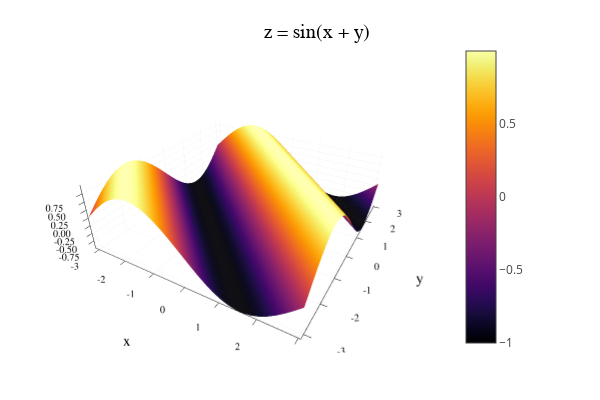

The notebook cell saved with this chart:
### Code cell
# 3D曲面
x = -π:0.2:π
y = -π:0.2:π
z = [sin(xi + yi) for xi in x, yi in y]

surface(x, y, z, 
        title="z = sin(x + y)",
        xlabel="x",
        ylabel="y",
        zlabel="z")

### Figure 1 — Plotly figure (JSON) as saved in the notebook; plotly's stock layout.template omitted (floating-point values rounded to 4 significant figures; data arrays with more than 128 entries replaced by an {"elided": "..."} marker saying what was removed)
{"data": [{"colorbar": {"len": 0.8657, "title": "", "x": 0.7605, "y": 0.5087}, "colorscale": {"elided": "256x2 mixed values"}, "name": "y1", "opacity": null, "scene": "scene", "showlegend": false, "showscale": true, "type": "surface", "x": [-3.142, -2.942, -2.742, -2.542, -2.342, -2.142, -1.942, -1.742, -1.542, -1.342, -1.142, -0.9416, -0.7416, -0.5416, -0.3416, -0.1416, 0.05841, 0.2584, 0.4584, 0.6584, 0.8584, 1.058, 1.258, 1.458, 1.658, 1.858, 2.058, 2.258, 2.458, 2.658, 2.858, 3.058], "xaxis": "x", "y": [-3.142, -2.942, -2.742, -2.542, -2.342, -2.142, -1.942, -1.742, -1.542, -1.342, -1.142, -0.9416, -0.7416, -0.5416, -0.3416, -0.1416, 0.05841, 0.2584, 0.4584, 0.6584, 0.8584, 1.058, 1.258, 1.458, 1.658, 1.858, 2.058, 2.258, 2.458, 2.658, 2.858, 3.058], "yaxis": "y", "z": {"elided": "32x32 float values"}, "zaxis": "z", "zmax": 0.9996, "zmin": -1.0}], "layout": {"annotations": [{"font": {"color": "rgba(0, 0, 0, 1.000)", "family": "sans-serif", "size": 20}, "rotation": 0, "showarrow": false, "text": "z = sin(x + y)", "x": 0.5275, "xanchor": "center", "xref": "paper", "y": 1, "yanchor": "top", "yref": "paper"}], "height": 400, "legend": {"bgcolor": "rgba(255, 255, 255, 1.000)", "bordercolor": "rgba(0, 0, 0, 1.000)", "borderwidth": 1, "font": {"color": "rgba(0, 0, 0, 1.000)", "family": "sans-serif", "size": 11}, "title": {"font": {"color": "rgba(0, 0, 0, 1.000)", "family": "sans-serif", "size": 15}, "text": ""}, "tracegroupgap": 0, "traceorder": "normal", "x": 1, "xanchor": "auto", "y": 1, "yanchor": "auto"}, "margin": {"b": 20, "l": 0, "r": 0, "t": 20}, "paper_bgcolor": "rgba(255, 255, 255, 1.000)", "plot_bgcolor": "rgba(255, 255, 255, 1.000)", "scene": {"camera": {"eye": {"x": 1.126, "y": -1.95, "z": 1.3}, "projection": "orthographic"}, "domain": {"x": [0.06165, 0.7605], "y": [0.07581, 0.9415]}, "xaxis": {"gridcolor": "rgba(0, 0, 0, 0.100)", "gridwidth": 0.5, "linecolor": "rgba(0, 0, 0, 1.000)", "mirror": false, "range": [-3.142, 3.058], "showgrid": true, "showline": true, "showticklabels": true, "tickangle": 0, "tickcolor": "rgb(0, 0, 0)", "tickfont": {"color": "rgba(0, 0, 0, 1.000)", "family": "sans-serif", "size": 11}, "tickmode": "array", "ticks": "inside", "ticktext": ["-3", "-2", "-1", "0", "1", "2", "3"], "tickvals": [-3, -2, -1, 0, 1, 2, 3], "title": "x", "titlefont": {"color": "rgba(0, 0, 0, 1.000)", "family": "sans-serif", "size": 15}, "type": "-", "visible": true, "zeroline": false, "zerolinecolor": "rgba(0, 0, 0, 1.000)"}, "yaxis": {"gridcolor": "rgba(0, 0, 0, 0.100)", "gridwidth": 0.5, "linecolor": "rgba(0, 0, 0, 1.000)", "mirror": false, "range": [-3.142, 3.058], "showgrid": true, "showline": true, "showticklabels": true, "tickangle": 0, "tickcolor": "rgb(0, 0, 0)", "tickfont": {"color": "rgba(0, 0, 0, 1.000)", "family": "sans-serif", "size": 11}, "tickmode": "array", "ticks": "inside", "ticktext": ["-3", "-2", "-1", "0", "1", "2", "3"], "tickvals": [-3, -2, -1, 0, 1, 2, 3], "title": "y", "titlefont": {"color": "rgba(0, 0, 0, 1.000)", "family": "sans-serif", "size": 15}, "type": "-", "visible": true, "zeroline": false, "zerolinecolor": "rgba(0, 0, 0, 1.000)"}, "zaxis": {"gridcolor": "rgba(0, 0, 0, 0.100)", "gridwidth": 0.5, "linecolor": "rgba(0, 0, 0, 1.000)", "mirror": false, "range": [-1.0, 0.9996], "showgrid": true, "showline": true, "showticklabels": true, "tickangle": 0, "tickcolor": "rgb(0, 0, 0)", "tickfont": {"color": "rgba(0, 0, 0, 1.000)", "family": "sans-serif", "size": 11}, "tickmode": "array", "ticks": "inside", "ticktext": ["-0.75", "-0.50", "-0.25", "0.00", "0.25", "0.50", "0.75"], "tickvals": [-0.75, -0.5, -0.25, 0, 0.25, 0.5, 0.75], "title": "z", "titlefont": {"color": "rgba(0, 0, 0, 1.000)", "family": "sans-serif", "size": 15}, "type": "-", "visible": true, "zeroline": false, "zerolinecolor": "rgba(0, 0, 0, 1.000)"}}, "showlegend": true, "width": 600}}
